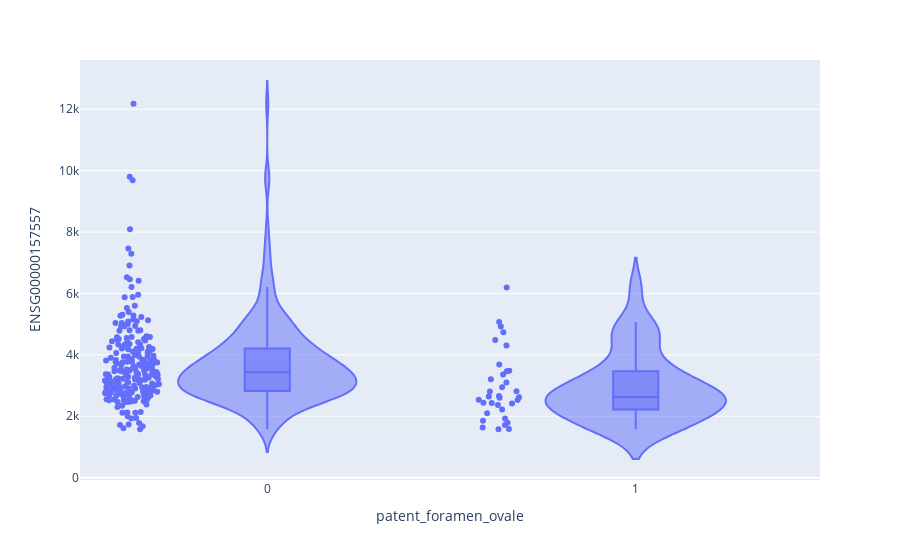

Source (notebook cell):
### Markdown cell above
Now we should plot the comorbi. Dodity and gene we have chosen they seem related?

### Code cell
#this graphs the data without saving it
violin_bianary(thisdf, comorbid, gene)

### Figure 1 — Plotly figure (JSON) as saved in the notebook; plotly's stock layout.template omitted (floating-point values rounded to 4 significant figures; data arrays with more than 128 entries replaced by an {"elided": "..."} marker saying what was removed)
{"data": [{"alignmentgroup": "True", "box": {"visible": true}, "hovertemplate": "patent_foramen_ovale=%{x}<br>ENSG00000157557=%{y}<extra></extra>", "legendgroup": "", "marker": {"color": "#636efa"}, "name": "", "offsetgroup": "", "orientation": "v", "points": "all", "scalegroup": "True", "showlegend": false, "type": "violin", "x": {"elided": "254 int values"}, "x0": " ", "xaxis": "x", "y": {"elided": "254 float values"}, "y0": " ", "yaxis": "y"}], "layout": {"autosize": true, "legend": {"tracegroupgap": 0}, "margin": {"t": 60}, "violinmode": "group", "xaxis": {"anchor": "y", "autorange": true, "domain": [0, 1], "range": [-0.5086, 1.5], "title": {"text": "patent_foramen_ovale"}, "type": "linear"}, "yaxis": {"anchor": "x", "autorange": true, "domain": [0, 1], "range": [-75.18, 13600.0], "title": {"text": "ENSG00000157557"}, "type": "linear"}}}
